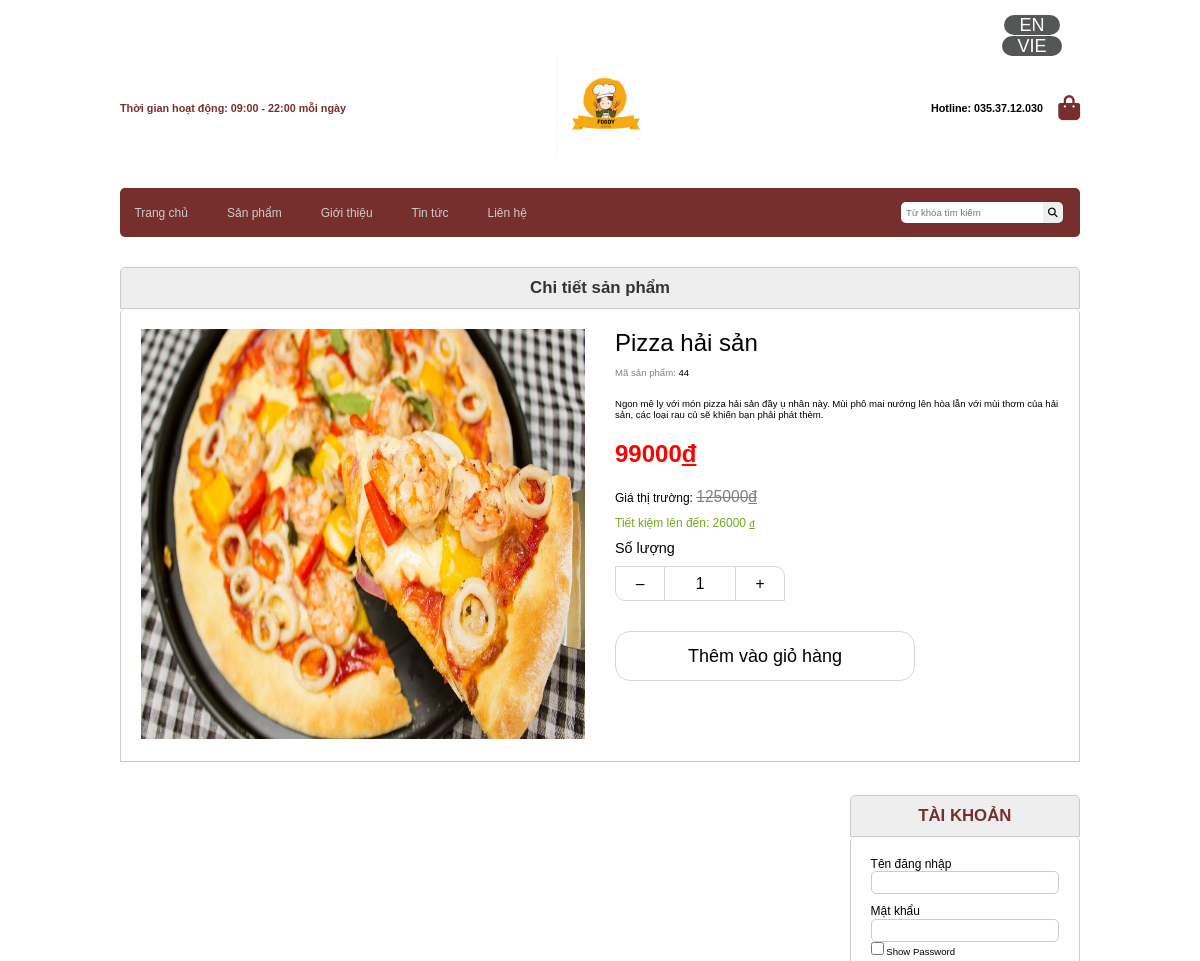
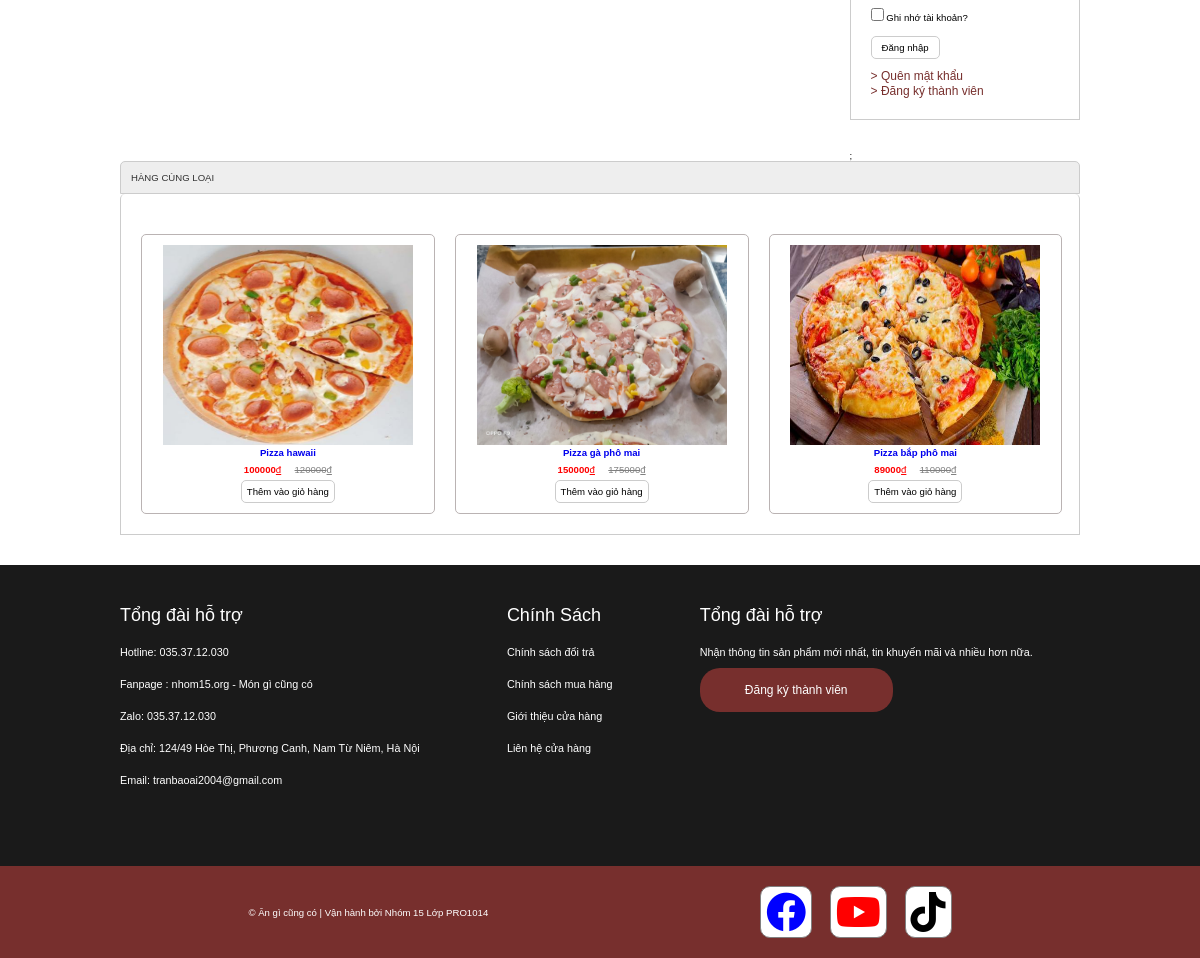
The page /index.php?act=sanphamct&idsp=44 on the database its author committed (2 pictures, top to bottom).
### tables this page shows
CREATE TABLE `sanpham` (
  `id` int(10) NOT NULL,
  `name` varchar(255) NOT NULL,
  `price` double NOT NULL DEFAULT 10.2,
  `price_old` double NOT NULL DEFAULT 10.2,
  `img` varchar(255) DEFAULT NULL,
  `mota` text DEFAULT NULL,
  `luotxem` int(11) NOT NULL DEFAULT 0,
  `iddm` int(10) NOT NULL
);

### global.php (called while the page is built)
<?php
    $img_path = "upload/" ;
?>

### model/pdo.php (called while the page is built, shortened)
<?php
function pdo_get_connection(){
    $dburl = "mysql:host=localhost;dbname=duan;charset=utf8";
    $username = 'root';
    $password = '';
    $conn = new PDO($dburl, $username, $password);
    $conn->setAttribute(PDO::ATTR_ERRMODE, PDO::ERRMODE_EXCEPTION);
    return $conn;
}
function pdo_query($sql){
    $sql_args = array_slice(func_get_args(), 1);
    try{
        $conn = pdo_get_connection();
        $stmt = $conn->prepare($sql);
        $stmt->execute($sql_args);
        $rows = $stmt->fetchAll();
        return $rows;
    }
    catch(PDOException $e){
        throw $e;
    }
    finally{
        unset($conn);
    }
}
function pdo_query_one($sql){
    $sql_args = array_slice(func_get_args(), 1);
    try{
        $conn = pdo_get_connection();
        $stmt = $conn->prepare($sql);
        $stmt->execute($sql_args);
        $row = $stmt->fetch(PDO::FETCH_ASSOC);
        return $row;
    }
    catch(PDOException $e){
        throw $e;
    }
    finally{
        unset($conn);
    }
}

### model/sanpham.php (called while the page is built, shortened)
<?php
    function loadall_sanpham_home(){
        $sql = "select * from sanpham where 1 order by id desc limit 0,9";
        $listsanpham =pdo_query($sql);
        return $listsanpham;
    }
    function loadone_sanpham($id){
        $sql = "select * from sanpham where id =".$id;
        $sp=pdo_query_one($sql);
        return $sp;
    }
    function load_sanpham_cungloai($id,$iddm){
        $sql = "select * from sanpham where iddm = ".$iddm."  and id <> ".$id;
        $listsanpham =pdo_query($sql);
        return $listsanpham;
    }
?>

### view/sanphamct.php (the view, shortened to what this page needs)
<div class="row mb">
    <div class="boxtrai mr">
    <div class="menu-main mb">
        <?php include "menu-main.php"?>
    </div>
        <div class="row mb">
                <?php
                    extract($onesp);
                ?>
                <div class="boxtitle">
                    <h1 class="spct text-size">Chi tiết sản phẩm</h1>
                </div>
                <div class="boxcontent row">
                    <div class="ct-main">
                        <div class="ct-left">
                            <?php
                            $images = $img_path.$img;
                            echo '<img style="height:410px" src="'.$images.'">';
                            ?>
                        </div>
                        <div class="ct-right">
                            <div class="tensp mb10"><?=$name?></div>
                            <div class="masp mb20"><span style="color:gray ;">Mã sản phẩm: </span> <?=$id?></div>
                            <div class="ct-mota mb20"><?=$mota?></div>
                            <div class="mb20" style="color: red;font-size: 2vw;font-weight: bolder;"><?=$price?><ins style="color: red;font-size: 2vw">đ</ins></div>
                            <div class="mb10" style="font-size: 1vw">Giá thị trường: <del style="font-size: 1.3vw;color: gray;"><?=$price_old?><ins style="font-size: 1.3vw;color: gray;">đ</ins></del></div>
                            <div style="font-size: 1vw;color:#73a91d">Tiết kiệm lên đến: <?=$price_old - $price?> <ins>đ</ins></div>
                            <div class="sl-name mb10 mt10">Số lượng</div>
                                <div class="main-sl">
                                    <button class="btn-cts1" onclick="var result = document.getElementById('qty');var result1 = document.getElementById('qty1'); var qty = result.value; var qty1 = result1.value; if( !isNaN(qty) && qty > 1 && !isNaN(qty1) && qty1 > 1) {result.value--;result1.value--} return false;" type="button">–</button>
                                    <input class="btn-ct" id="qty" name="quantity" type="text" value="1">
                                    <button class="btn-cts2" onclick=" var result = document.getElementById('qty');var result1 = document.getElementById('qty1'); var qty = result.value; var qty1 = result1.value; if( !isNaN(qty) && !isNaN(qty1)) {result.value++;result1.value++;}  return false;" type="button">+</button>
                                </div>
                            <?php
                                echo '
                                <form class="mt30" action="index.php?act=addtocart" method="post">
                                    <input type="hidden" name="id" value="'.$id.'">
                                    <input type="hidden" name="name" value="'.$name.'">
                                    <input type="hidden" name="img" value="'.$img.'">
                                    <input class="btn-ct" id="qty1" name="soluong" value="1" type="hidden">
                                    <input type="hidden" name="price" value="'.$price.'">
                                    <input class="btn-add-pr" type="submit" name="addtocart"  value="Thêm vào giỏ hàng">
                                </form>
                                '
                            ?>
                        </div>
                    </div>
                </div>
            </div>
            <div>
                <div class="boxphai" style="position: static;">
                    <?php include "boxright.php"?>;
                </div>
            </div>
            <div class="row">
                <div class="boxtitle">HÀNG CÙNG LOẠI</div>
                <div class="boxcontent row boxsp1">
                    <?php
                        foreach ($sp_cung_loai as $sp_cung_loai){
                            extract($sp_cung_loai);
                            $linksp = "index.php?act=sanphamct&idsp=".$id;
                            $hinh  = $img_path.$img;
                        echo '
                        <div class="boxsp">
                            <a href="'.$linksp.'">
                                <div class="sp9">
                                    <img class="sp9-anh"  src="'.$hinh.'" alt="">
                                    <h1>'.$name.'</h1>
                                    <div style="display: flex;justify-content: center;align-items: center;">
                                        <p><b>'.$price.'</b><ins>đ</ins></p> &nbsp  &nbsp  &nbsp
                                        <p style="color:gray"><del>'.$price_old.'</del><ins>đ</ins></p>
                                    </div>
                                </div>
                                <form action="index.php?act=addtocart" method="post">
                                    <input type="hidden" name="id" value="'.$id.'">
                                    <input type="hidden" name="name" value="'.$name.'">
                                    <input type="hidden" name="img" value="'.$img.'">
                                    <input type="hidden" name="soluong" value="1">
                                    <input type="hidden" name="price" value="'.$price.'">
                                    <input type="submit" name="addtocart" id="addtocart" value="Thêm vào giỏ hàng">
                                </form>
                            </a>
                        </div>
                        ';
                        }
                    ?>
                </div>
            </div>
        </div>
</div>

### view/header.php (shortened to what this page needs)
<!DOCTYPE html>
<html lang="en">
<head>
    <link rel="stylesheet" href="view/css/style.css">
    <link rel="stylesheet" href="https://cdnjs.cloudflare.com/ajax/libs/font-awesome/6.2.0/css/all.min.css" />
</head>
<body>
    <div class="container">
    <div class="change">
        <div class="langWrap">
            <a href="#" language='english' class="active">EN</a>
            <a href="#" language='vietnamese'>VIE</a>
        </div>
    </div>
        <div class="row mb header clear">
            <div style="display: flex;justify-content: space-between;align-items: center;color: #772f2d;">
                <h1 class="time" style="font-size: 0.9vw;margin: 0">Thời gian hoạt động:  09:00 - 22:00 mỗi ngày </h1>
                <a href="index.php"><img style="width:100px" src="./images/logo-nhom.jpg" alt=""></a>
                <div style="display: flex;justify-content: space-between;align-items: center;color: #772f2d;">
                    <h2 style="font-size: 0.9vw;margin-left:65px">Hotline: 035.37.12.030</h2>
                    <a class="giohang" href="index.php?act=addtocart"><i alt="Giỏ hàng" style="margin-left:15px;font-size:25px" class="fa-solid fa-bag-shopping"></i></a>
                </div>
            </div>
        </div>

### index.php (shortened to what this page needs)
<?php
    include "model/pdo.php";
    include "model/sanpham.php";
    include "global.php";
    $spnew = loadall_sanpham_home();
    include "view/header.php";
    if((isset($_GET['act'])) && ($_GET['act'] != "")){
        $act = $_GET['act'];
        switch ($act) {
            case 'sanphamct':
                if(isset($_GET['idsp']) && ($_GET['idsp']> 0)){
                    $id = $_GET['idsp'];
                    $onesp = loadone_sanpham($id);
                    extract($onesp);
                    $sp_cung_loai = load_sanpham_cungloai($id,$iddm);
                    include "view/sanphamct.php";
                }else{
                    include "view/home.php";
                }
                break;
        }
    }
    else{
        include "view/home.php";
    }
    include "view/footer.php";
?>

### view/menu-main.php (shortened to what this page needs)
<div class="row menu-main" id="myHeader">
        <ul class="nav">
            <li><a class="home" href="index.php">Trang chủ</a></li>
            <li>
                <a class="product" href="#">Sản phẩm</a>
            </li>
            <li><a class="introduce" href="index.php?act=gioithieu">Giới thiệu</a></li>
            <li><a class="news" href="index.php?act=tintuc">Tin tức</a></li>
            <li><a class="contact" href="index.php?act=lienhe">Liên hệ</a></li>
        </ul>
    <div class="">
        <form class="form-tk" action="index.php?act=sanpham" method="post">
            <input type="text" name="kyw" id="" placeholder="Từ khóa tìm kiếm" required>
            <button type="submit" name="timkiem"><i class="fa-solid fa-magnifying-glass"></i>
        </form>
    </div>
</div>

### view/boxright.php (shortened to what this page needs)
<div class="codinh">
    <div class="row mt3 mb dichuyen">
        <div class="boxtitle" style="color: #772f2d;font-weight: bold;font-size: 1.4vw;text-align: center;">TÀI KHOẢN</div>
        <div class="boxcontent formtaikhoan">
            <?php
                if(isset($_SESSION['user'])){
                    extract($_SESSION['user']);
            ?>
            <div class="row mb10">
            <span style="color:gray">Xin chào: </span>
                    <span style="color:red ;font-size: 1vw;"><?=$user?></span>
                </div>
                <div class="row mb10 tk-right">
                    <li><a class="myCart" href="index.php?act=mybill" style="font-size: 1vw;">> Đơn hàng của tôi</a></li>
                    <li><a class="forgot" href="index.php?act=quenmk" style="font-size: 1vw;">> Quên mật khẩu</a></li>
                    <li><a class="update" href="index.php?act=edit_taikhoan" style="font-size: 1vw;">> Cập nhật tài khoản</a></li>
                    <?php if($role == 1){ ?>
                    <li><a class="loginAdmin" href="admin/index.php?act=adddm" style="font-size: 1vw;">> Đăng nhập Admin</a></li>
                    <?php } ?>
                    <li><a class="logOut" href="index.php?act=thoat" style="font-size: 1vw;">> Đăng xuất</a></li>
                </div>
            <?php
                }else{
            ?>
            <form action="index.php?act=dangnhap" method="post">
                <div class="row mb10">
                    <div class="username" style="font-size: 1vw;">Tên đăng nhập</div>
                    <input  type="text" name="user" >
                </div>
                <div class="row mb10">
                    <div class="password" style="font-size: 1vw;">Mật khẩu</div>
                    <input type="password" name="pass" id="pass"><br>
                    <input type="checkbox" onclick="showPassword()"> Show Password
                </div>
                <div class="row mb10">
                    <input class="remember" type="checkbox" style="font-size: 1vw;"> Ghi nhớ tài khoản?
                </div>
                <div class="row mb10">
                    <input type="submit" value="Đăng nhập" name="dangnhap" id="">
                </div>
            </form>
            <div class="q-dk">
                <li><a class="forgot" href="index.php?act=quenmk" style="font-size: 1vw;">> Quên mật khẩu</a></li>
                <li><a class="register" href="index.php?act=dangky" style="font-size: 1vw;">> Đăng ký thành viên</a></li>
            </div>
            <?php } ?>
        </div>
    </div>
</div>

### view/footer.php (shortened to what this page needs)
    </div>
    <footer class="clear">
        <div class="ft-top1a">
            <div class="ft-top1">
                <div>
                    <div>Tổng đài hỗ trợ</div>
                    <p>Hotline: 035.37.12.030</p>
                    <p>Fanpage : nhom15.org - Món gì cũng có</p>
                    <p>Zalo: 035.37.12.030</p>
                    <p>Địa chỉ: 124/49 Hòe Thị, Phương Canh, Nam Từ Niêm, Hà Nội</p>
                    <p>Email: tranbaoai2004@gmail.com</p>
                </div>
                <div>
                    <div>Chính Sách</div>
                    <p><a href="index.php?act=doitra">Chính sách đổi trả</a></p>
                    <p><a href="index.php?act=muahang">Chính sách mua hàng</a></p>
                    <p><a href="index.php?act=gioithieu">Giới thiệu cửa hàng</a></p>
                    <p><a href="index.php?act=lienhe">Liên hệ cửa hàng</a></p>
                </div>
                <div>
                    <div>Tổng đài hỗ trợ</div>
                    <p class="mb20">Nhận thông tin sản phẩm mới nhất, tin khuyến mãi và nhiều hơn nữa.</p>
                    <a class="aa" href="index.php?act=dangky">Đăng ký thành viên</a>
                </div>
            </div>
        </div>
        <div class="ft-top2a">
            <div class="ft-top2">
                <div>© Ăn gì cũng có | Vận hành bởi Nhóm 15 Lớp PRO1014</div>
                <div>
                    <a href="https://www.facebook.com/baoai.tran.89/"><i class="fa-brands fa-facebook"></i></a>
                    <a href="https://www.youtube.com/channel/UC6iVBxdQG3jq1c89rET1gZg"><i class="fa-brands fa-youtube"></i></a>
                    <a href="https://www.tiktok.com/@oaiyeuthao"><i class="fa-brands fa-tiktok"></i></a>
                </div>
            </div>
        </div>
    </footer>
</body>
</html>

### view/footer.php (style rules this page uses)
.langWrap { margin-top: 15px; float: right; width: 10%; text-align: center; }
.langWrap a { color: #fff; text-decoration: none; padding: 0 15px; font-weight: 1vw; background: #555656; font-size: 18px; border-radius: 10px; }

### rows shown on the page
sanpham: img (picture), name "Pizza hải sản", id "44", mota "Ngon mê ly với món pizza hải sản đầy ụ nhân này. Mùi phô mai nướng lên hòa lẫn với mùi thơm của hải sản, các loại rau củ sẽ khiến bạn phải phát thèm.", price "99000", price_old "125000", $price_old - $price "26000"
sanpham: img (picture), name "Pizza hawaii", price "100000", price_old "120000"
sanpham: img (picture), name "Pizza gà phô mai", price "150000", price_old "175000"
sanpham: img (picture), name "Pizza bắp phô mai", price "89000", price_old "110000"
